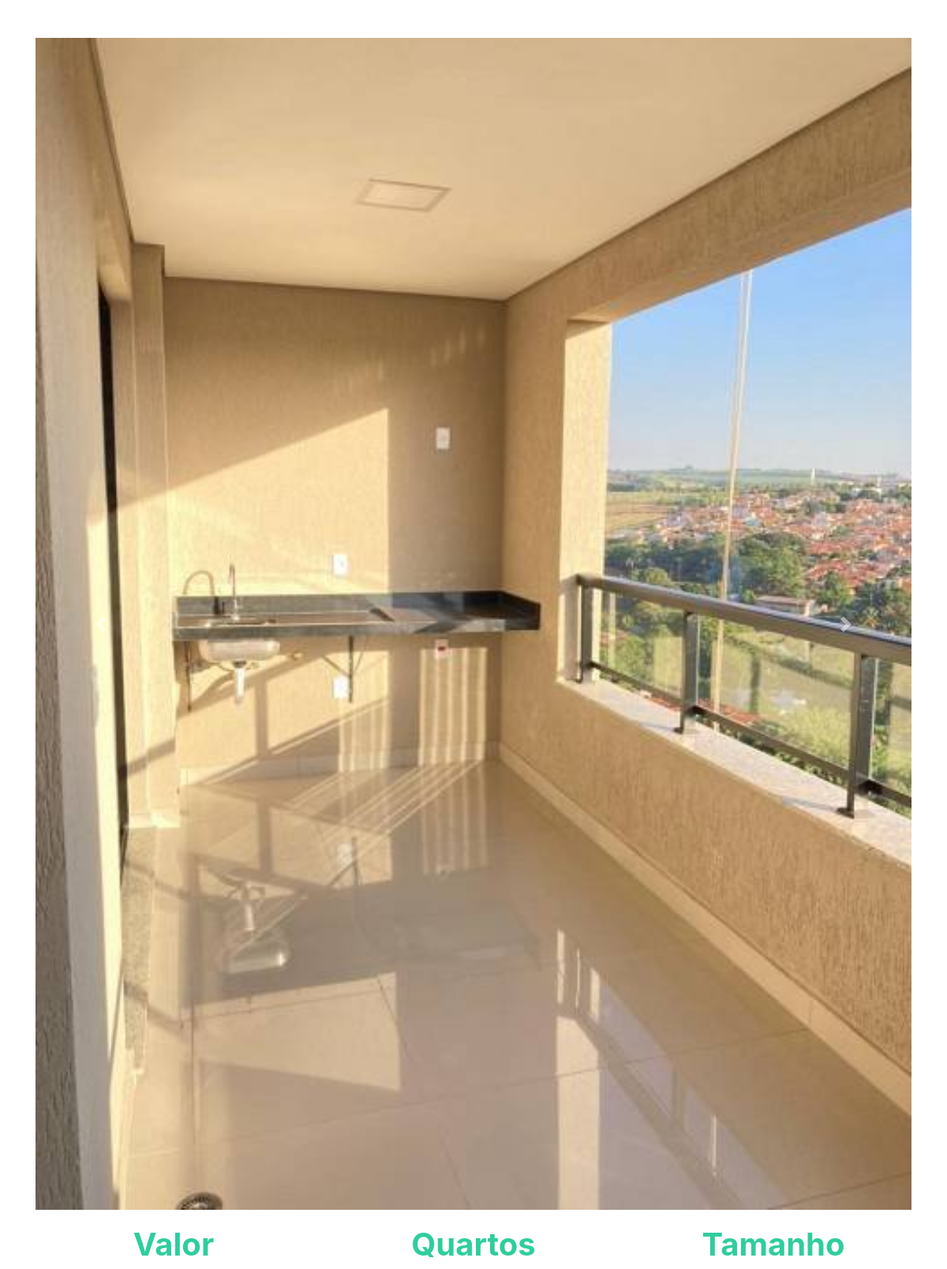
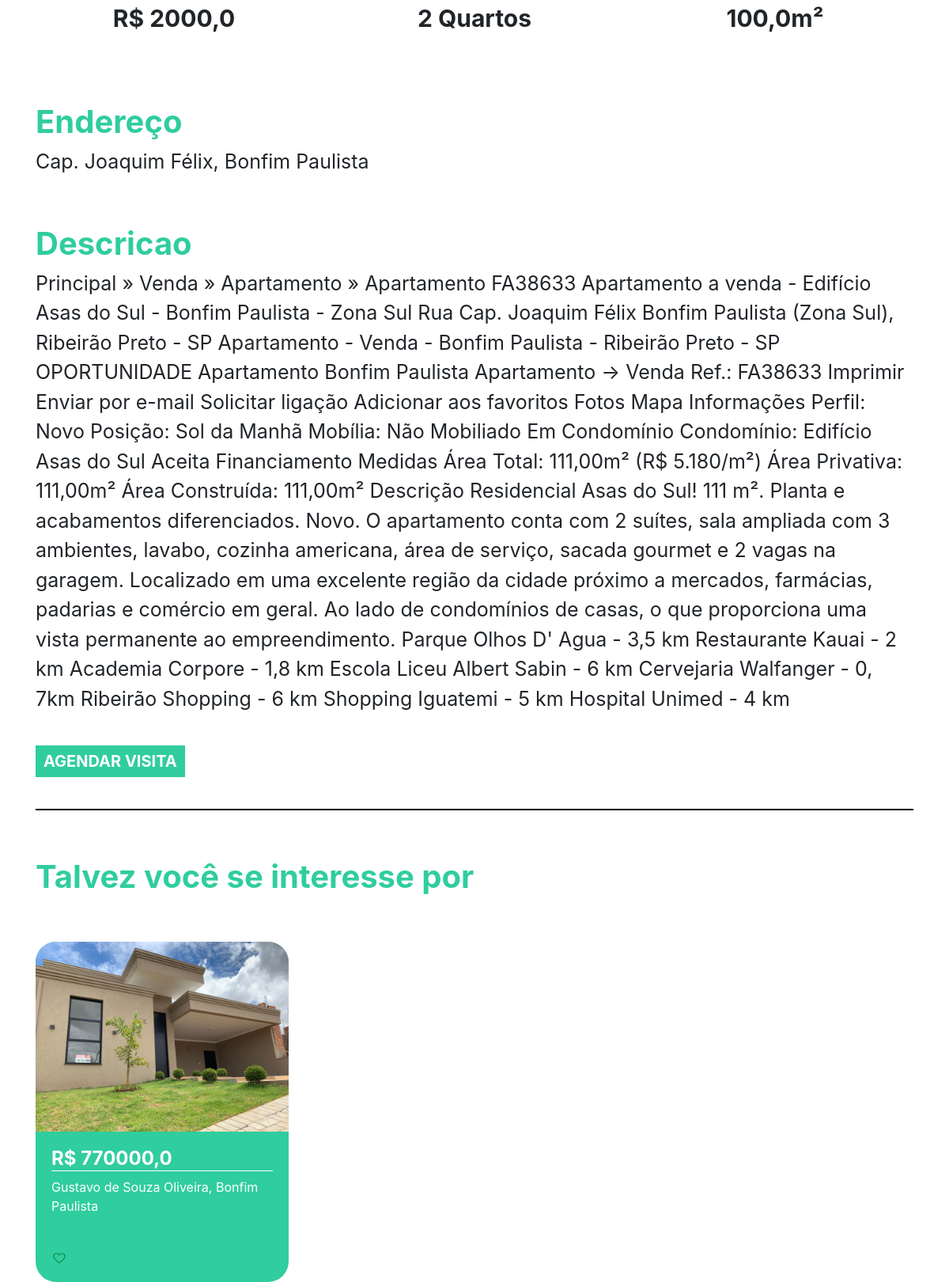
Page /imovel/3 on the committed database (2 pictures, top to bottom).
### plataforma/models.py (models this page shows, shortened)
class Imagem(models.Model):
    img = models.ImageField(upload_to='img')
    def __str__(self) -> str:
        return self.img.url

class Imovei(models.Model):
    choices = (('V', 'Venda'),
    ('A', 'Aluguel'))
    choices_imovel = (('A', 'Apartamento'),
    ('C', 'Casa'))
    imagens = models.ManyToManyField(Imagem)
    valor = models.FloatField()
    quartos = models.IntegerField()
    tamanho = models.FloatField()
    cidade = models.ForeignKey(Cidade, on_delete=models.DO_NOTHING)
    rua = models.CharField(max_length=50)
    tipo = models.CharField(max_length=1, choices=choices)
    tipo_imovel = models.CharField(max_length=1, choices=choices_imovel)
    numero = models.IntegerField()
    descricao = models.TextField()
    dias_visita = models.ManyToManyField(DiasVisita)
    horarios = models.ManyToManyField(Horario)

class Cidade(models.Model):
    nome = models.CharField(max_length=30)
    def __str__(self) -> str:
        return self.nome

### plataforma/views.py (the view)
# urls.py: path('imovel/<str:id>', views.imovel, name="imovel"),
def imovel(request, id):
    imovel = get_object_or_404(Imovei, id=id)
    sugestoes = Imovei.objects.filter(cidade=imovel.cidade).exclude(id=id)[:2]
    return render(request,'imovel.html',{'imovel':imovel, 'sugestoes':sugestoes})

### plataforma/models.py (called while the page is built)
    def __str__(self) -> str:
        return self.dia

    def __str__(self) -> str:
        return str(self.horario)

### plataforma/templates/imovel.html (shortened to what this page needs)
{% extends 'base.html' %}
{% load static %}
{% block 'head' %}
<link rel="stylesheet" href="{% static 'plataforma/css/home.css' %}">
{% endblock  %}
{% block 'body' %}
    <div style="text-align: center" class="container">
        <br>
        <br>
        <div id="carouselExampleControls" class="carousel slide" data-ride="carousel">
            <div class="carousel-inner">
                {% for img in imovel.imagens.all  %}
                    <div class="carousel-item {% if forloop.first %} active {% endif %}" >
                        <img class="d-block w-100" src="{{img}}" alt="First slide">
                    </div>
                {% endfor %}
            </div>
        <a class="carousel-control-prev" href="#carouselExampleControls" role="button" data-slide="prev">
            <span class="carousel-control-prev-icon" aria-hidden="true"></span>
        </a>
        <a class="carousel-control-next" href="#carouselExampleControls" role="button" data-slide="next">
            <span class="carousel-control-next-icon" aria-hidden="true"></span>
        </a>
    </div>
        <div class="row">
            <div class="col-md">
                <h3 class="titulo_especificacao">Valor</h3>
                <p class="especificacao">R$ {{imovel.valor}}</p>
            </div>
            <div class="col-md">
                <h3 class="titulo_especificacao">Quartos</h3>
                <p class="especificacao">{{imovel.quartos}} Quartos</p>
            </div>
            <div class="col-md">
                <h3 class="titulo_especificacao">Tamanho</h3>
                <p class="especificacao">{{imovel.tamanho}}m²</p>
            </div>
        </div>
        <br>
        <br>
        <div style="text-align: left">
            <h3 class="titulo_especificacao">Endereço</h3>
            <p class="especificacao_endereco">{{imovel.rua}}, {{imovel.cidade }}</p>
        </div>
        <br>
        <div style="text-align: left">
            <h3 class="titulo_especificacao">Descricao</h3>
            <p class="especificacao_endereco">{{imovel.descricao}}</p>
            <br>
            <button class="btn_agendar_visita" data-toggle="modal" data-target="#exampleModal">AGENDAR VISITA</button>
            <br>
            <br>
        </div>
        <hr style="border: 1px solid black">
        <br>
        <div class="div_possivel_interesse">
            <h3 class="titulo_especificacao">Talvez você se interesse por</h3>
            <div class="row">
                {% for sugestao in sugestoes %}
                    <div class="col-md cont">
                        <div class="card_imovel">
                            <img class="img_capa_imovel" src="{{sugestao.imagens.all.0.img.url}}">
                            <div class="informacoes_imoveis">
                            <a class="a_none" href="{% url 'imovel' sugestao.id %}"><h4 class="valor">R$ {{sugestao.valor}}</h4></a>
                            <p>{{sugestao.rua}}, {{sugestao.cidade}}</p>
                            <br>
                            <img width="7%" src="{% static 'plataforma/img/heart.png' %}">
                            </div>
                        </div>
                    </div>
                {% endfor %}
            </div>
        </div>
    </div>
{% endblock  %}

### templates/static/plataforma/css/home.css (style rules this page uses)
.card_imovel { background-color: #30CD9E; width: 20rem; margin-top: 50px; border-radius: 26px; }
.img_capa_imovel { width: 100%; border-top-left-radius: 26px; border-top-right-radius: 26px; }
.informacoes_imoveis { padding: 20px; color: white; }
.valor { font-weight: bold; border-bottom: 1px solid white; }
.a_none { color: white; }
.titulo_especificacao { color: #30CD9E; font-weight: bold; margin-top: 20px; font-size: 40px; }
.especificacao { font-size: 30px; font-weight: bold; }
.especificacao_endereco { font-size: 25px; }
.btn_agendar_visita { border: none; background-color: #30CD9E; color: white; font-weight: bold; font-size: 20px; padding: 5px 10px 5px 10px; }
.div_possivel_interesse { text-align: left; }

### rows in the picture
Imagem: img (picture)
Imovei: valor "2000,0", quartos "2", tamanho "100,0", rua "Cap. Joaquim Félix", cidade "Bonfim Paulista", descricao "Principal » Venda » Apartamento » Apartamento FA38633 Apartamento a venda - Edifício Asas do Sul - Bonfim Paulista - Zona Sul Rua Cap. Joaquim Félix Bonfim Paulista (Zona Sul), Ribeirão Preto - SP Apartamento - Venda - Bonfim Paulista - Ribeirão Preto - SP OPORTUNIDADE Apartamento Bonfim Paulista Apartamento → Venda Ref.: FA38633 Imprimir Enviar por e-mail Solicitar ligação Adicionar aos favoritos Fotos Mapa Informações Perfil: Novo Posição: Sol da Manhã Mobília: Não Mobiliado Em Condomínio Condomínio: Edifício Asas do Sul Aceita Financiamento Medidas Área Total: 111,00m² (R$ 5.180/m²) Área Privativa: 111,00m² Área Construída: 111,00m² Descrição Residencial Asas do Sul! 111 m². Planta e…"
Imovei: imagens.all.0.img (picture), valor "770000,0", rua "Gustavo de Souza Oliveira", cidade "Bonfim Paulista"
